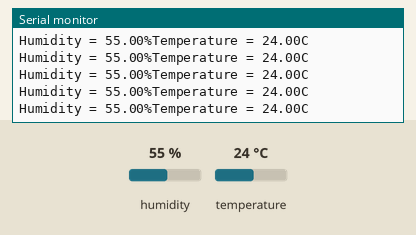
Simulated run of this sketch. Board: Arduino Uno, built with avr-gcc and run on an emulated ATmega328P. Shown: the last lines printed to the serial monitor. Wiring (inferred from the names in the program): DHT11 sensor: data pin 7. Inputs (shaded band) come from the test bench; at power-on: temperature 24 °C, humidity 55 %.

Above: at 1.2 s.
1.3 s: temperature set to 0 °C
At 1.38 s:
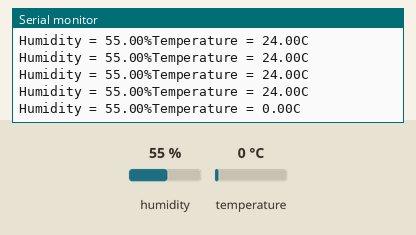
4.3 s: temperature set to 12 °C
At 4.3 s:
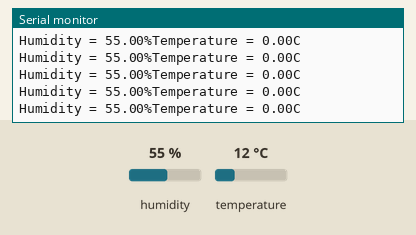
7.3 s: temperature set to 7 °C
At 7.33 s:
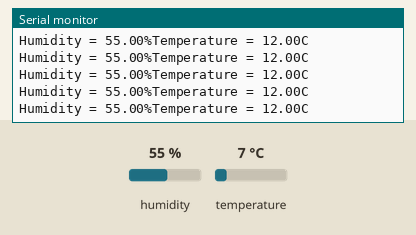
10.3 s: humidity set to 22 %
At 10.34 s:
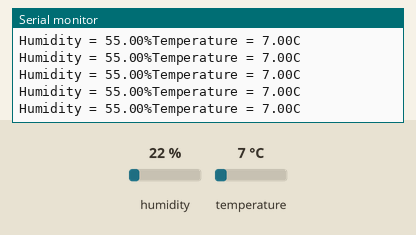
Timing chart, 0 to 13.3 s (numbered marks = the images above; inputs shaded):
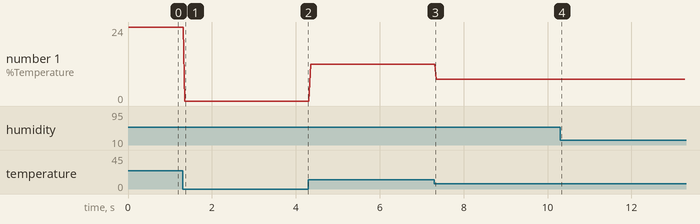

Measured:
- after the input at 1.3 s, the serial monitor: prints a new line after 0.05 s (image 1)
- plotted number 1: 24 → 0 after the input at 1.3 s, 0 → 12 after the input at 4.3 s, 12 → 7 after the input at 7.3 s

The sketch:

temperature_and_humidity_sensor.ino
```cpp
#include <dht.h>

#define DHT11_PIN 7
dht DHT;

void setup() {
  Serial.begin(9600);
}

void loop(){
  int chk = DHT.read11(DHT11_PIN);

  Serial.print("Humidity = ");
  Serial.print(DHT.humidity);
  Serial.print("%");

  Serial.print("Temperature = ");
  Serial.print(DHT.temperature);
  Serial.println("C ");
}
```

dht.cpp
```cpp
//
//    FILE: dht.cpp
//  AUTHOR: Rob Tillaart
// VERSION: 0.1.36
// PURPOSE: DHT Temperature & Humidity Sensor library for Arduino, AVR optimized
//     URL: https://github.com/RobTillaart/DHTlib
//          http://arduino.cc/playground/Main/DHTLib
//
//  inspired by DHT11 library


#include "dht.h"


#define DHTLIB_DHT11_WAKEUP             18
#define DHTLIB_DHT_WAKEUP               1

#define DHTLIB_DHT11_LEADING_ZEROS      1
#define DHTLIB_DHT_LEADING_ZEROS        6


//  max timeout is 100 microseconds.
//  For a 16 MHz processor 100 microseconds is 1600 clock cycles
//  loops using DHTLIB_TIMEOUT use at least 4 clock cycles
//  so 100 us takes max 400 loops
//  so by dividing F_CPU by 40000 we "fail" as fast as possible
#ifndef F_CPU
#define DHTLIB_TIMEOUT 1000  //  should be approx. clock/40000
#else
#define DHTLIB_TIMEOUT (F_CPU/40000)
#endif


/////////////////////////////////////////////////////
//
//  PUBLIC
//

int8_t dht::read11(uint8_t pin)
{
    //  READ VALUES
    if (_disableIRQ) noInterrupts();
    int8_t result = _readSensor(pin, DHTLIB_DHT11_WAKEUP, DHTLIB_DHT11_LEADING_ZEROS);
    if (_disableIRQ) interrupts();

    //  these bits are always zero, masking them reduces errors.
    bits[0] &= 0x7F;
    bits[2] &= 0x7F;

    //  CONVERT AND STORE
    humidity    = bits[0];  //  bits[1] == 0;
    temperature = bits[2];  //  bits[3] == 0;

    //  TEST CHECKSUM
    uint8_t sum = bits[0] + bits[1] + bits[2] + bits[3];
    if (bits[4] != sum)
    {
        return DHTLIB_ERROR_CHECKSUM;
    }
    return result;
}


int8_t dht::read12(uint8_t pin)
{
    //  READ VALUES
    if (_disableIRQ) noInterrupts();
    int8_t result = _readSensor(pin, DHTLIB_DHT11_WAKEUP, DHTLIB_DHT11_LEADING_ZEROS);
    if (_disableIRQ) interrupts();

    //  CONVERT AND STORE
    humidity = bits[0] + bits[1] * 0.1;
    temperature = bits[2] + (bits[3] & 0x7F) * 0.1;
    if (bits[3] & 0x80)  //  negative temperature
    {
        temperature = -temperature;
    }

    //  TEST CHECKSUM
    uint8_t sum = bits[0] + bits[1] + bits[2] + bits[3];
    if (bits[4] != sum)
    {
        return DHTLIB_ERROR_CHECKSUM;
    }
    return result;
}


int8_t dht::read(uint8_t pin)
{
    //  READ VALUES
    if (_disableIRQ) noInterrupts();
    int8_t result = _readSensor(pin, DHTLIB_DHT_WAKEUP, DHTLIB_DHT_LEADING_ZEROS);
    if (_disableIRQ) interrupts();

    //  these bits are always zero, masking them reduces errors.
    bits[0] &= 0x03;
    bits[2] &= 0x83;

    //  CONVERT AND STORE
    humidity  = (bits[0] * 256 + bits[1]) * 0.1;
    int16_t t = ((bits[2] & 0x7F) * 256 + bits[3]);
    if (t == 0)
    {
      temperature = 0.0;     //  prevent -0.0;
    }
    else
    {
      temperature = t * 0.1;
      if((bits[2] & 0x80) == 0x80 )
      {
        temperature = -temperature;
      }
    }

    //  HEXDUMP DEBUG
    /*
    Serial.println();
    // CHECKSUM
    if (_bits[4] < 0x10) Serial.print(0);
    Serial.print(_bits[4], HEX);
    Serial.print("    ");
    // TEMPERATURE
    if (_bits[2] < 0x10) Serial.print(0);
    Serial.print(_bits[2], HEX);
    if (_bits[3] < 0x10) Serial.print(0);
    Serial.print(_bits[3], HEX);
    Serial.print("    ");
    Serial.print(temperature, 1);
    Serial.print("    ");
    // HUMIDITY
    if (_bits[0] < 0x10) Serial.print(0);
    Serial.print(_bits[0], HEX);
    if (_bits[1] < 0x10) Serial.print(0);
    Serial.print(_bits[1], HEX);
    Serial.print("    ");
    Serial.print(humidity, 1);
    */

    //  TEST CHECKSUM
    uint8_t sum = bits[0] + bits[1] + bits[2] + bits[3];
    if (bits[4] != sum)
    {
        return DHTLIB_ERROR_CHECKSUM;
    }
    return result;
}


/////////////////////////////////////////////////////
//
//  PRIVATE
//
int8_t dht::_readSensor(uint8_t pin, uint8_t wakeupDelay, uint8_t leadingZeroBits)
{
    //  INIT BUFFERVAR TO RECEIVE DATA
    uint8_t mask = 128;
    uint8_t idx = 0;

    uint8_t data = 0;
    uint8_t state = LOW;
    uint8_t pstate = LOW;
    uint16_t zeroLoop = DHTLIB_TIMEOUT;
    uint16_t delta = 0;

    leadingZeroBits = 40 - leadingZeroBits;  //  reverse counting...

    //  replace digitalRead() with Direct Port Reads.
    //  reduces footprint ~100 bytes => portability issue?
    //  direct port read is about 3x faster
    uint8_t bit = digitalPinToBitMask(pin);
    uint8_t port = digitalPinToPort(pin);
    volatile uint8_t *PIR = portInputRegister(port);

    //  REQUEST SAMPLE
    pinMode(pin, OUTPUT);
    digitalWrite(pin, LOW);  //  T-be
    if (wakeupDelay > 8) delay(wakeupDelay);
    else delayMicroseconds(wakeupDelay * 1000UL);
    digitalWrite(pin, HIGH);  //  T-go
    pinMode(pin, INPUT);

    uint16_t loopCount = DHTLIB_TIMEOUT * 2;  //  200 uSec max
    //  while(digitalRead(pin) == HIGH)
    while ((*PIR & bit) != LOW )
    {
        if (--loopCount == 0)
        {
          return DHTLIB_ERROR_CONNECT;
        }
    }

    //  GET ACKNOWLEDGE or TIMEOUT
    loopCount = DHTLIB_TIMEOUT;
    //  while(digitalRead(pin) == LOW)
    while ((*PIR & bit) == LOW )  //  T-rel
    {
        if (--loopCount == 0)
        {
          return DHTLIB_ERROR_ACK_L;
        }
    }

    loopCount = DHTLIB_TIMEOUT;
    //  while(digitalRead(pin) == HIGH)
    while ((*PIR & bit) != LOW )  //  T-reh
    {
        if (--loopCount == 0)
        {
          return DHTLIB_ERROR_ACK_H;
        }
    }

    loopCount = DHTLIB_TIMEOUT;

    //  READ THE OUTPUT - 40 BITS => 5 BYTES
    for (uint8_t i = 40; i != 0; )
    {
        //  WAIT FOR FALLING EDGE
        state = (*PIR & bit);
        if (state == LOW && pstate != LOW)
        {
            if (i > leadingZeroBits)  //  DHT22 first 6 bits are all zero !!   DHT11 only 1
            {
                zeroLoop = min(zeroLoop, loopCount);
                delta = (DHTLIB_TIMEOUT - zeroLoop)/4;
            }
            else if ( loopCount <= (zeroLoop - delta) )  //  long -> one
            {
                data |= mask;
            }
            mask >>= 1;
            if (mask == 0)   //  next byte
            {
                mask = 128;
                bits[idx] = data;
                idx++;
                data = 0;
            }
            //  next bit
            --i;

            //  reset timeout flag
            loopCount = DHTLIB_TIMEOUT;
        }
        pstate = state;
        //  Check timeout
        if (--loopCount == 0)
        {
          return DHTLIB_ERROR_TIMEOUT;
        }

    }
    //  pinMode(pin, OUTPUT);
    //  digitalWrite(pin, HIGH);
    return DHTLIB_OK;
}


//  -- END OF FILE --
```

dht.h
```cpp
#pragma once
//
//    FILE: dht.h
//  AUTHOR: Rob Tillaart
// VERSION: 0.1.36
// PURPOSE: DHT Temperature & Humidity Sensor library for Arduino. AVR optimized
//     URL: https://github.com/RobTillaart/DHTlib
//          http://arduino.cc/playground/Main/DHTLib


#if ARDUINO < 100
#include <WProgram.h>
#include <pins_arduino.h>  //  fix for broken pre 1.0 version - TODO TEST
#else
#include <Arduino.h>
#endif


#define DHT_LIB_VERSION                 (F("0.1.36"))

#define DHTLIB_OK                       0
#define DHTLIB_ERROR_CHECKSUM           -1
#define DHTLIB_ERROR_TIMEOUT            -2
#define DHTLIB_ERROR_CONNECT            -3
#define DHTLIB_ERROR_ACK_L              -4
#define DHTLIB_ERROR_ACK_H              -5


class dht
{
public:
    dht() { _disableIRQ = false; };
    //  return values:
    //  DHTLIB_OK
    //  DHTLIB_ERROR_CHECKSUM
    //  DHTLIB_ERROR_TIMEOUT
    //  DHTLIB_ERROR_CONNECT
    //  DHTLIB_ERROR_ACK_L
    //  DHTLIB_ERROR_ACK_H
    int8_t read11(uint8_t pin);
    int8_t read(uint8_t pin);
    int8_t read12(uint8_t pin);

    inline int8_t read21(uint8_t pin)   { return read(pin); };
    inline int8_t read22(uint8_t pin)   { return read(pin); };
    inline int8_t read33(uint8_t pin)   { return read(pin); };
    inline int8_t read44(uint8_t pin)   { return read(pin); };
    inline int8_t read2301(uint8_t pin) { return read(pin); };
    inline int8_t read2302(uint8_t pin) { return read(pin); };
    inline int8_t read2303(uint8_t pin) { return read(pin); };
    inline int8_t read2320(uint8_t pin) { return read(pin); };
    inline int8_t read2322(uint8_t pin) { return read(pin); };

    bool getDisableIRQ()                { return _disableIRQ; };
    void setDisableIRQ(bool b )         { _disableIRQ = b; };

    float humidity;
    float temperature;

private:
    uint8_t bits[5];  //  buffer to receive data
    int8_t _readSensor(uint8_t pin, uint8_t wakeupDelay, uint8_t leadingZeroBits);
    bool   _disableIRQ;
};


//  -- END OF FILE --
```
